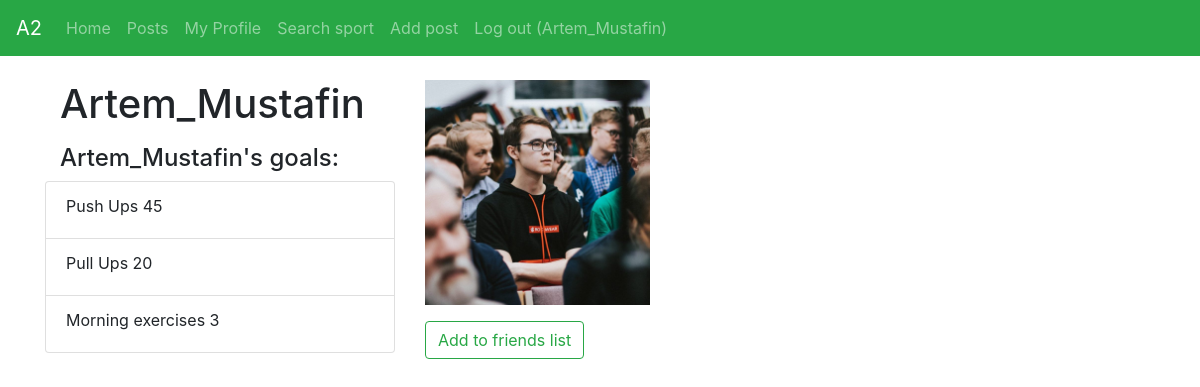
Screenshot of /profile/1 (signed in) with the database file from the repository.
### web/models.py (models this page shows)
class ChooseGoals(models.Model):
    user = models.ForeignKey(User, on_delete=models.PROTECT)
    goal = models.CharField(max_length=50)
    level = models.IntegerField()

### web/views.py (the view)
# urls.py: path('profile/<int:id>', views.show_profile, name='show_profile'),
@login_required
def show_profile(request, id):
    context = {'id': id}
    lst = User.objects.filter(id=id)
    if not len(lst):
        context['error'] = True
        return redirect('/')
    target_user = lst.first()
    user_friends = [x.in_user for x in Friends.objects.filter(out_user=request.user)]
    user_requests = FriendRequests.objects.filter(out_user=request.user, in_user=target_user)
    context['is_friend'] = target_user in user_friends
    context['is_requested'] = False
    if len(user_requests):
        context['is_requested'] = True
    context['friend'] = target_user
    context['goals'] = ChooseGoals.objects.filter(user=target_user)
    image = Avatar.objects.filter(user=target_user).first()
    image = str(image.img) if image is not None else 'web/static/avatars/default.png'
    context['avatar'] = image[11:]
    return render(request, 'web/show_profile.html', context)

### templates/web/show_profile.html
{% extends "../partials/base.html" %}
{% block content %}
{% load bootstrap4 %}
<div class="row">
    {% if error%}
        <h1> Oops :( </h1><br/>
        <h1> User not found </h1>
    {% else %}
        <div class="col-4">
            <h1 class="col-4">{{ friend.username }}</h1>
            <p>
            <h4 class="col-12"> {{ friend.username }}'s goals:</h4>
            <ul class="list-group">
                {% for goal in goals %}
                <li class="list-group-item">
                    <label>{{ goal.goal }} </label>
                    <label>{{ goal.level }} </label>
                </li>
                {% endfor %}
            </ul>
            </p>
        </div>
        <div class="col-8">
            <div class="row">
                <div class="col-6">
                    {% load static %}
                    <img alt="avatar" src="{% static avatar %}" width="225">
                        {% if is_friend %}
                            <h4> Is your friend </h4>
                            {{ friend.email }}
                        {% else %}
                            {% if is_requested %}
                                <h4> Waiting for user response </h4>
                            {% else %}
                                <a class="btn btn-outline-success mt-3" href="{% url 'web:make_friend_request' friend.id %}" role="button">Add to friends list</a>
                            {% endif %}
                        {% endif %}
                </div>
                <div class="col-6">
                </div>
            </div>
        </div>
    {% endif %}
</div>
{% endblock %}

### templates/partials/menu.html (shortened to what this page needs)
<div class="menu pb-4">
    <nav class="navbar navbar-expand-lg navbar-dark bg-success">
        <a class="navbar-brand" href="{% url 'web:index' %}">А2</a>
        <div class="collapse navbar-collapse" id="navbarColor02">
            <ul class="navbar-nav mr-auto">
                <li class="nav-item">
                    <a class="nav-link" href="{% url 'web:index' %}">Home </a>
                </li>
                {% if user.is_authenticated %}
                    <li class="nav-item">
                        <a class="nav-link" href="{% url 'web:show_all_posts' %}">Posts</a>
                    </li>
                    <li class="nav-item">
                        <a class="nav-link" href="{% url 'web:user_profile' %}">My Profile</a>
                    </li>
                    <li class="nav-item">
                        <a class="nav-link" href="{% url 'web:search_sport' %}">Search sport</a>
                    </li>
                    <li class="nav-item">
                        <a class="nav-link" href="{% url 'web:add_post' %}">Add post</a>
                    </li>
                    <li class="nav-item">
                        <a class="nav-link" href="{% url 'web:signout' %}">Log out ({{ request.user.username }})</a>
                    </li>
                {% endif %}
            </ul>
        </div>
    </nav>
</div>

### rows the page displays
ChooseGoals: goal "Push Ups", level "45"
ChooseGoals: goal "Pull Ups", level "20"
ChooseGoals: goal "Morning exercises", level "3"

### other values shown
{{ request.user.username }} "Artem_Mustafin"
{{ friend.username }} "Artem_Mustafin"
